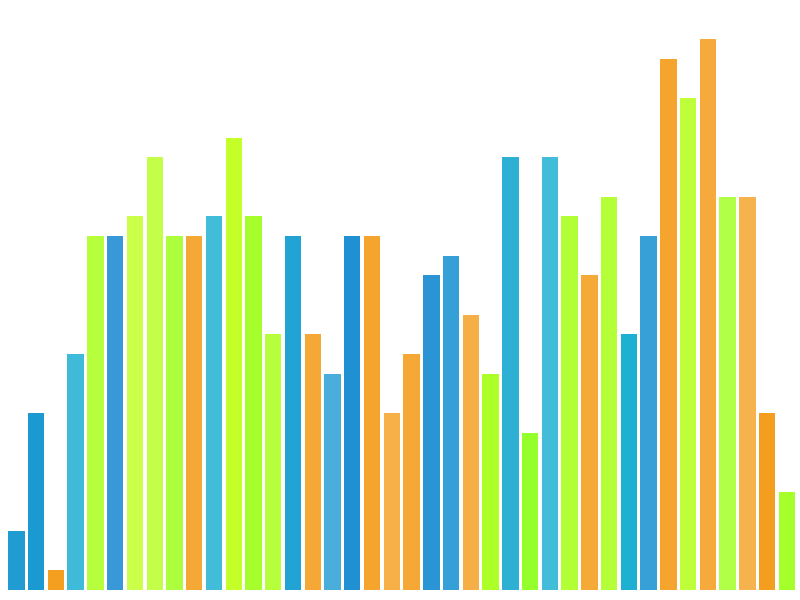

Write R code to recreate this figure.
# Title: Graphing random barchart
# Description: Script used to get background image for personal website
# Author: Gaston Sanchez
# Date: November 2021

# random normal distributions
set.seed(123)
dist1 = rnorm(100, mean = 3, sd = 2)
dist2 = rnorm(150, mean = 7, sd = 3)
dist3 = rnorm(200, mean = 11, sd = 4)
dist4 = rnorm(100, mean = 15, sd = 2)
dist5 = rnorm(100, mean = 18, sd = 1)

# assemble into a single distribution,
# and exploring its overall shape
dists = c(dist1, dist2, dist3, dist4, dist5)
min(dists)
max(dists)

#hist(dists, ylim=c(0, 20), col = "#8595E1",  
#     border = "white", main = "", xlab = "", ylab = "", 
#     axes = FALSE) 


# categorizing class intervals
breaks = seq(0, 20, by = 0.5)
n = length(breaks)

y = cuts = cut(
  dists, 
  breaks = breaks[], 
  labels = breaks[1:(n-1)])


# base colors for color-scheme
bv = runif(100, 0.53, 0.57)
blues = hsv(h = bv, s = 1, v = 0.8, alpha = runif(50, 0.7, 0.9))

gv = runif(100, 0.20, 0.25)
greens = hsv(h = gv, s = 1, v = 1, alpha = runif(50, 0.7, 0.9))

#ov = runif(100, 0.08, 0.13)
ov = runif(100, 0.10, 0.10)
oranges = hsv(h = ov, s = 1, v = 0.95, alpha = runif(50, 0.7, 0.9))

cols = sample(c(oranges, greens, blues), size = n, replace = TRUE)


# barchart (height limited to 200px so that is looks nice in website)
png(file="full-bars.png", width=1500, height=200)
op = par(mar = c(0.5, 0, 0, 0))
barplot(table(y), border = NA, axes = FALSE, names.arg = "", col = cols,
        xlim = c(1.5,46.5), ylim = c(0,30))
par(op)
dev.off()
